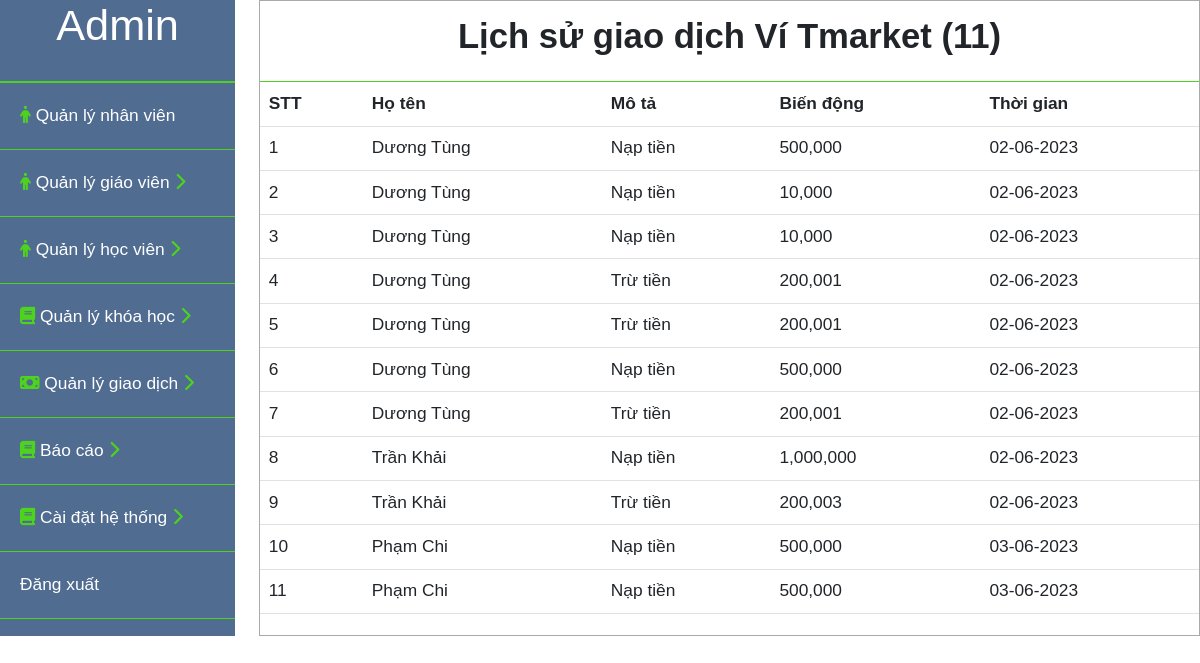
Screenshot of /admin/lichsugiaodich_vi.php with the database file from the repository.
### tables this page shows
CREATE TABLE `lsgiaodich` (
  `id` int(11) NOT NULL,
  `ngaythang` date NOT NULL DEFAULT current_timestamp(),
  `idtaikhoan` int(11) NOT NULL,
  `mota` varchar(255) NOT NULL,
  `biendong` int(11) NOT NULL,
  `tienconlai` int(11) NOT NULL
);

CREATE TABLE `taikhoan` (
  `id` int(11) NOT NULL,
  `taikhoan` varchar(255) NOT NULL,
  `matkhau` varchar(255) NOT NULL,
  `hoten` varchar(255) NOT NULL,
  `phanquyen` int(11) NOT NULL,
  `image` varchar(100) NOT NULL,
  `thoigian` datetime NOT NULL DEFAULT current_timestamp(),
  `email` varchar(100) DEFAULT NULL,
  `sodienthoai` int(11) DEFAULT NULL,
  `gioitinh` int(11) DEFAULT NULL,
  `diachi` varchar(255) DEFAULT NULL,
  `quocgia` varchar(10) DEFAULT NULL,
  `timezone` varchar(10) DEFAULT NULL,
  `ngaysinh` date DEFAULT NULL,
  `vitien` int(11) NOT NULL
);

### admin/lichsugiaodich_vi.php (the view, shortened to what this page needs)
<?php
    include("../user/connect.php");
    $sql_lsgd = "SELECT lsgiaodich.*, taikhoan.hoten
                    FROM lsgiaodich,taikhoan
                    WHERE taikhoan.id = lsgiaodich.idtaikhoan";
    $stmt_lsgd  = $conn->prepare($sql_lsgd);
    $query_lsgd  = $stmt_lsgd->execute();
    $result_lsgd  = array();
    while($row_lsgd = $stmt_lsgd->fetch(PDO::FETCH_ASSOC)){
        $result_lsgd[] = $row_lsgd;
    }
    $sql_sl = "SELECT count(id) as dem FROM lsgiaodich";
    $stmt_sl = $conn->prepare($sql_sl);
    $query_sl = $stmt_sl->execute();
    $result_sl = array();
    while($row_sl = $stmt_sl->fetch(PDO::FETCH_ASSOC)){
        $result_sl[] = $row_sl;
    }
    foreach ($result_sl as $items) {
        $slusers = $items['dem'];
    }
?>
<!DOCTYPE html>
<html lang="en">
<head>
    <link rel="stylesheet" href="css/bootstrap.min.css">
    <link rel="stylesheet" href="style/admin.css">
    <link rel="stylesheet" type="text/css" href="style/danhsach.css">
</head>
<body>
    <div id="content">
        <div id="admin__sidebar">
            <div class="admin__profile">
                <h1>Admin</h1>
            </div>
            <div class="admin__list">
                <ul>
                    <li class="admin__list--nhanvien">
                        <a href="nhanvien.php"><i class="fa-solid fa-person" style="color: #4dd31d;"></i> Quản lý nhân viên</a>
                    </li>
                    <li class="admin__list--giaovien">
                        <a href="#"  onclick="myFunction('toggle1')"><i class="fa-solid fa-person" style="color: #4dd31d;"></i> Quản lý giáo viên <i class="icondrop active fa-solid fa-chevron-right" style="color: #4dd31d;"></i><i class="icondrop fa-solid fa-chevron-down" style="color: #4dd31d;"></i></a>
                    </li>
                    <li class="admin__list--hocvien">
                        <a href="#" onclick="myFunction('toggle5')"> <i class="fa-solid fa-person" style="color: #4dd31d;"></i> Quản lý học viên <i class="icondrop active fa-solid fa-chevron-right" style="color: #4dd31d;"></i><i class="icondrop fa-solid fa-chevron-down" style="color: #4dd31d;"></i></a>
                    </li>
                    <li class="admin__list--khoahoc">
                        <a href="#" onclick="myFunction('toggle6')"> <i class="fa-sharp fa-solid fa-book" style="color: #4dd31d;"></i> Quản lý khóa học <i class="icondrop active fa-solid fa-chevron-right" style="color: #4dd31d;"></i><i class="icondrop fa-solid fa-chevron-down" style="color: #4dd31d;"></i></a>
                    </li>
                    <li class="admin__list--giaodich">
                        <a href="#" onclick="myFunction('toggle2')"><i class="fa-solid fa-money-bill" style="color: #4dd31d;"></i> Quản lý giao dịch <i class="icondrop active fa-solid fa-chevron-right" style="color: #4dd31d;"></i><i class="icondrop fa-solid fa-chevron-down" style="color: #4dd31d;"></i></a>
                    </li>
                    <li class="admin__list--baocao">
                        <a href="#" onclick="myFunction('toggle3')"> <i class="fa-sharp fa-solid fa-book" style="color: #4dd31d;"></i> Báo cáo <i class="icondrop active fa-solid fa-chevron-right" style="color: #4dd31d;"></i><i class="icondrop fa-solid fa-chevron-down" style="color: #4dd31d;"></i></a>
                    </li>
                    <li class="admin__list--hethong">
                        <a href="#" onclick="myFunction('toggle4')"> <i class="fa-sharp fa-solid fa-book" style="color: #4dd31d;"></i> Cài đặt hệ thống <i class="icondrop active fa-solid fa-chevron-right" style="color: #4dd31d;"></i><i class="icondrop fa-solid fa-chevron-down" style="color: #4dd31d;"></i></a>
                    </li>
                    <li class="admin__list--dangxuat">
                        <a href="logout.php">Đăng xuất</a>
                    </li>
                </ul>
            </div>
        </div>
         <div id="main_content">
            <div class="title">
                <h2>Lịch sử giao dịch Ví Tmarket (<?php echo $slusers?>)</h2>
            </div>
            <div class="chitiet_content">
                <table class="table table-inverse">
                    <thead>
                        <tr>
                            <th>STT</th>
                            <th>Họ tên</th>
                            <th>Mô tả</th>
                            <th>Biến động</th>
                            <th>Thời gian</th>
                        </tr>
                    </thead>
                    <tbody>
                        <?php $i=1; foreach($result_lsgd as $items):?>
                        <tr>
                            <td><?php echo $i;?></td>
                            <td><?php echo $items['hoten'];?></td>
                            <td><?php echo $items['mota'];?></td>
                            <td><?php
                                $biendong = $items['biendong'];
                                echo number_format($biendong);
                                ?></td>
                            <td><?php
                                $thoigian = $items['ngaythang'];
                                echo date("d-m-Y",strtotime($thoigian));
                                ?></td>
                        </tr>
                        <?php $i++; endforeach?>
                    </tbody>
                </table>
            </div>
         </div>
    </div>
</body>
</html>

### admin/style/admin.css (style rules this page uses)
* { font-family: Verdana, Geneva, Tahoma, sans-serif; margin: 0; padding:0; box-sizing: border-box; font-size: 13pt; }
#admin__sidebar { width: 25%; background-color: #506c91; color: #ffffff; }
#admin__sidebar .admin__profile { text-align: center; padding-bottom: 20px; border-bottom: 2px solid #4dd31d; }
#admin__sidebar .admin__list li { list-style: none;; }
#admin__sidebar .admin__list a { text-decoration: none; color: #ffffff; }
.admin__list ul { padding: 0; }
.admin__list li { padding: 20px; border-bottom: 1px solid #4dd31d; }
.icondrop { display: none; }
.icondrop.active { display: inline-block; }

### admin/style/danhsach.css (style rules this page uses)
#content { display: flex; }
#main_content { margin-left: 2%; width: 100%; max-width: 1150px; border: 1px solid #aaaaaa; height: auto; }
#main_content .title { border-bottom: 1px solid #4dd31d; text-align: center; padding: 15px ; }
#main_content .title h2 { font-weight: bold; }

### rows the page displays
lsgiaodich: idtaikhoan.hoten "Dương Tùng", mota "Nạp tiền", biendong "500,000", ngaythang "02-06-2023"
lsgiaodich: idtaikhoan.hoten "Dương Tùng", mota "Nạp tiền", biendong "10,000", ngaythang "02-06-2023"
lsgiaodich: idtaikhoan.hoten "Dương Tùng", mota "Nạp tiền", biendong "10,000", ngaythang "02-06-2023"
lsgiaodich: idtaikhoan.hoten "Dương Tùng", mota "Trừ tiền", biendong "200,001", ngaythang "02-06-2023"
lsgiaodich: idtaikhoan.hoten "Dương Tùng", mota "Trừ tiền", biendong "200,001", ngaythang "02-06-2023"
lsgiaodich: idtaikhoan.hoten "Dương Tùng", mota "Nạp tiền", biendong "500,000", ngaythang "02-06-2023"
lsgiaodich: idtaikhoan.hoten "Dương Tùng", mota "Trừ tiền", biendong "200,001", ngaythang "02-06-2023"
lsgiaodich: idtaikhoan.hoten "Trần Khải", mota "Nạp tiền", biendong "1,000,000", ngaythang "02-06-2023"
lsgiaodich: idtaikhoan.hoten "Trần Khải", mota "Trừ tiền", biendong "200,003", ngaythang "02-06-2023"
lsgiaodich: idtaikhoan.hoten "Phạm Chi", mota "Nạp tiền", biendong "500,000", ngaythang "03-06-2023"
lsgiaodich: idtaikhoan.hoten "Phạm Chi", mota "Nạp tiền", biendong "500,000", ngaythang "03-06-2023"

### other values shown
$slusers "11"
